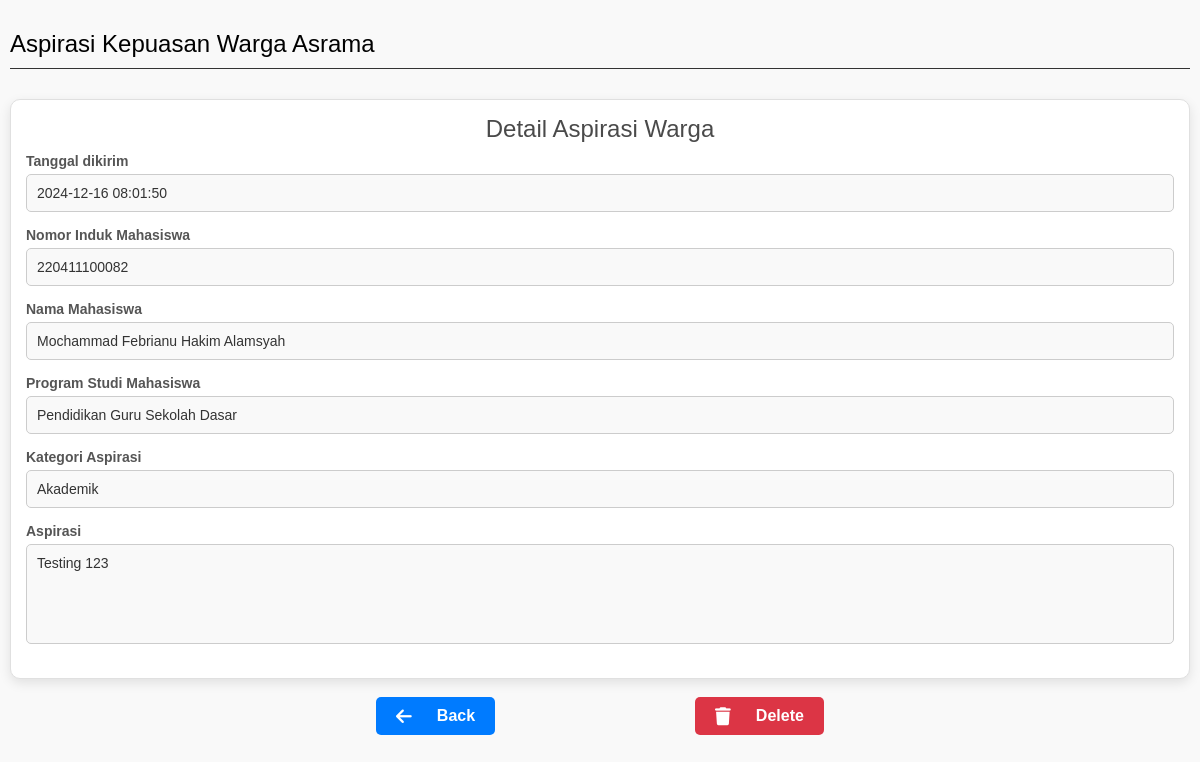
/app/pengurus/aspirasiWarga/detailaspirasi.php?id_formulir=6 (signed in), run on the app's committed database.
### tables this page shows
CREATE TABLE `formulir_kepuasan` (
  `id_formulir` int(11) NOT NULL,
  `nim` varchar(12) DEFAULT NULL,
  `pesan` text DEFAULT NULL,
  `created_at` timestamp NOT NULL DEFAULT current_timestamp() ON UPDATE current_timestamp(),
  `kategori` varchar(255) DEFAULT NULL
);

CREATE TABLE `warga` (
  `nim` varchar(12) NOT NULL,
  `id_extra` int(11) DEFAULT NULL,
  `nim_pengurus` varchar(12) DEFAULT NULL,
  `nama` varchar(255) DEFAULT NULL,
  `no_hp` varchar(12) DEFAULT NULL,
  `password` varchar(255) DEFAULT NULL,
  `kamar` varchar(12) DEFAULT NULL,
  `foto_warga` varchar(255) DEFAULT NULL,
  `email` varchar(255) DEFAULT NULL,
  `gedung` varchar(12) DEFAULT NULL,
  `prodi` varchar(255) DEFAULT NULL
);

### app/pengurus/aspirasiWarga/detailaspirasi.php (the view, shortened to what this page needs)
<?php
$koneksi = mysqli_connect("localhost", "root", "", "asrama");
$id_frm = $_GET['id_formulir'];
$query = "SELECT formulir_kepuasan.*, warga.nama,warga.prodi FROM formulir_kepuasan INNER JOIN warga
    ON formulir_kepuasan.nim = warga.nim WHERE formulir_kepuasan.id_formulir = '$id_frm'
";
$result = mysqli_query($koneksi, $query);
if (mysqli_num_rows($result) > 0) {
    $data = mysqli_fetch_assoc($result);
} else {
    echo "Data tidak ditemukan.";
    exit;
}
?>
<!DOCTYPE html>
<html lang="en">
<head>
    <link href="https://cdnjs.cloudflare.com/ajax/libs/font-awesome/6.0.0/css/all.min.css" rel="stylesheet">
</head>
<body>
    <div class="content">
        <h2 class="header">Aspirasi Kepuasan Warga Asrama</h2>
        <div class="header-border"></div>
        <div class="container">
            <div class="header-container">Detail Aspirasi Warga</div>
            <div class="form-group">
                <label for="tanggal">Tanggal dikirim</label>
                <input type="text" id="tanggal" value="<?= $data['created_at']; ?>" readonly>
            </div>
            <div class="form-group">
                <label for="nim">Nomor Induk Mahasiswa</label>
                <input type="text" id="nim" value="<?= $data['nim']; ?>" readonly>
            </div>
            <div class="form-group">
                <label for="nama">Nama Mahasiswa</label>
                <input type="text" id="nama" value="<?= $data['nama']; ?>" readonly>
            </div>
            <div class="form-group">
                <label for="prodi">Program Studi Mahasiswa</label>
                <input type="text" id="prodi" value="<?= $data['prodi']; ?>" readonly>
            </div>
            <div class="form-group">
                <label for="kategori">Kategori Aspirasi</label>
                <input type="text" id="kategori" value="<?= $data['kategori']; ?>" readonly>
            </div>
            <div class="form-group">
                <label for="aspirasi">Aspirasi</label>
                <textarea id="aspirasi" readonly><?= $data['pesan']; ?></textarea>
            </div>
        </div>
        <div class="buttons">
            <a href="aspirasi.php" class="btn btn-back"><i class="fas fa-arrow-left"></i> Back</a>
            <a href="javascript:void(id=<?=$data['id_formulir'];?>);" onclick="hapus(<?= $data['id_formulir']; ?>)" class="btn btn-delete"><i class="fa fa-trash"></i> Delete</a>
        </div>
    </div>
</body>
</html>

### app/pengurus/aspirasiWarga/detailaspirasi.php (style rules this page uses)
* { box-sizing: border-box; font-family: Arial, sans-serif; }
body { font-family: Arial, sans-serif; background-color: #f9f9f9; margin: 0; padding: 0; }
.content { padding: 10px; max-width: 1500px; margin: auto; }
.container { background-color: #ffffff; border: 1px solid #e0e0e0; border-radius: 10px; padding: 15px; box-shadow: 0 4px 12px rgba(0, 0, 0, 0.1); animation: fadeIn 0.5s ease; }
.header { text-align: left; margin-bottom: 10px; font-weight: normal; }
.header-container { text-align: center; font-size: 24px; color: #4a4a4a; margin-bottom: 10px; }
.header-border { border-top: 1px solid #333; margin-top: 10px; margin-bottom: 30px; }
.form-group { margin-bottom: 15px; }
.form-group label { font-size: 14px; color: #555; font-weight: bold; display: block; margin-bottom: 5px; }
.form-group input, .form-group textarea { width: 100%; padding: 10px; font-size: 14px; color: #333; border: 1px solid #ccc; border-radius: 5px; outline: none; transition: border-color 0.3s; background-color: #f9f9f9; }
.form-group textarea { resize: none; height: 100px; }
.buttons { display: flex; gap: 200px; justify-content: center; margin-top: 18px; }
.btn { display: inline-flex; align-items: center; gap: 25px; padding: 10px 20px; font-size: 16px; justify-content: center; font-weight: bold; border-radius: 5px; cursor: pointer; text-decoration: none; transition: all 0.3s ease; }
.btn-back { background-color: #007bff; color: white; }
.btn-delete { background-color: #dc3545; color: white; }
.btn i { font-size: 18px; }

### data on the page
formulir_kepuasan: created_at "2024-12-16 08:01:50", nim "220411100082", nim.nama "Mochammad Febrianu Hakim Alamsyah", nim.prodi "Pendidikan Guru Sekolah Dasar", kategori "Akademik", pesan "Testing 123"
